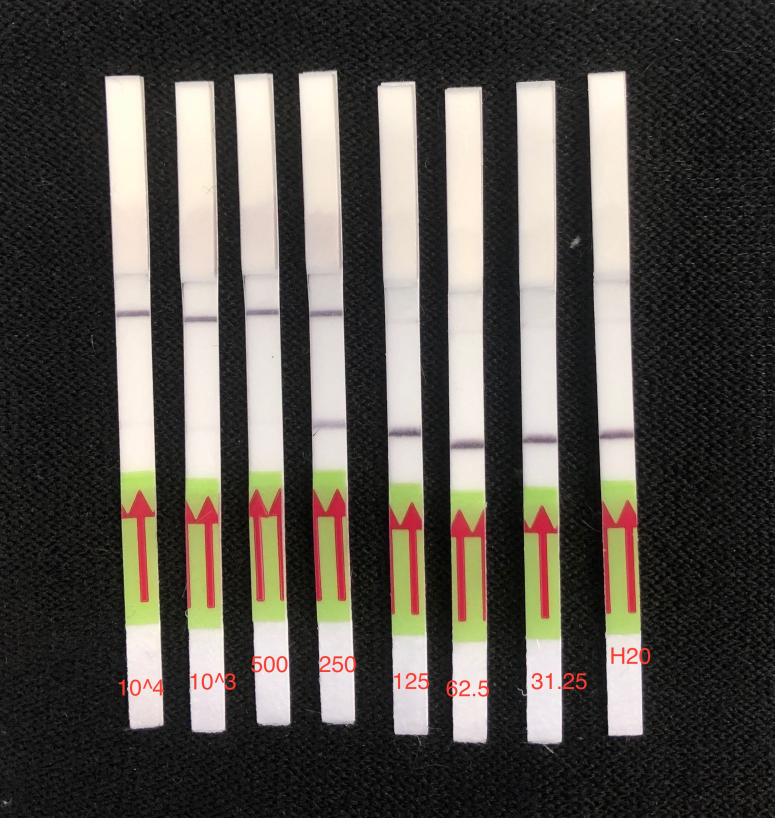
#> input picture notebooks/images/N2_LOD_for_app_1_June202019.JPG, 2324 x 2453 px (shown at 1/3 size)
$ jupyter execute 'Strip Detection and Comparison v3b.ipynb'
#> lines starting #> are read from the running program, lines starting #| are printed output that depends on the picture; after the words box and inside, x2 and y2 are one past the last pixel; in counts of white or black regions, pixels touching at a corner belong together; long printed decimals are rounded
[cell 1]
import cv2
import imutils
import math
import numpy as np
from matplotlib import pyplot as plt

plt.rcParams['figure.figsize'] = [10, 10]

## Strip Detection & Comparison

This script takes a raw picture of the strips, detects the sensible regions of the strips, and compares all the strips with the right-most which is asummed to be the water control.

LOD tests

[cell 2]
filename = 'images/N2_LOD_for_app_1_June202019.JPG'
# filename = 'images/N2_LOD_for_app_2_June202019.JPG'
image = cv2.imread(filename)
#> image is the input picture: shape (2453, 2324, 3); mean B, G, R 74.9, 80.6, 85.3
image = cv2.GaussianBlur(image, (5,5), 0)
plt.imshow(cv2.cvtColor(image, cv2.COLOR_BGR2RGB))

[cell 3]
# Parameters

# TODO: All of these should normalized as a function of the image resolution and expected size of the strips

w = image.shape[0]
h = image.shape[1]

# The Y value above which the top of the strip should be
maxTopY = int(w * 0.2)

# The Y value above which the begining of the sensitive part of the strip should be
maxCenterY = int(w * 0.65)

# Minimum area of the colored center box in the strip
minCenterBoxArea = 50000

# Maximum area of the colored center box in the strip
maxCenterBoxArea = 60000

# Minimum area of the top strip boxes
minTopBoxArea = 25000

# Maximum of the top strip boxes
maxTopBoxArea = 300000

# Minimum intensity for binary thresholding of the top portion of the strips
minStripThreshold = 190

# Sensitive area of the strip
stripWidth = 200
stripHeight = 2000
stripHoldY = 850
maxPeakAlign = 50

# Percentage of the margins to be removed
marginFraction = 0.2

# Times the standard deviation of the mean intensity to detect a peak in first pass
peakSTDScale = 4

# If true, the threshold for detection is not calculated per sample, we just the detectionTreshold value
useLowConcentrationTreshold = True

# Times the standard deviation of the mean intensity to detect a peak in the final normalized data
peakSTDScaleNorm = 20

# Detection threshold derived from the low concentration samples
detectionTreshold = 25

# Default peak position to use when the control does not have a positive band
defPeakPosition = 360

# Maximum position for the peak of the control's positive band
maxControlPeakPos = 390

# Red is at the beginning/end of the hue range, so it covers the [0-15] and the [170, 180] (hue in OpenCV varies
# between 0 and 180 degrees)
lower_red1 = np.array([0, 50, 50])
upper_red1 = np.array([15, 255, 255])
lower_red2 = np.array([170, 50, 50])
upper_red2 = np.array([180, 255, 255])

# Green is between 20 and 90 (these ranges can be adjusted)
lower_green = np.array([20, 50, 50])
upper_green = np.array([90, 255, 255])

[cell 4]
# Some utilities

def makeOrderedBox(rect):
    box0 = cv2.boxPoints(rect)
    box0 = np.int0(box0)

    xval = [pt[0] for pt in box0]
    yval = [pt[1] for pt in box0]

    x0 = np.mean(xval)
    y0 = np.mean(yval)

    angles = []
    for i in range(0, len(box0)):
        xi = box0[i][0]
        yi = box0[i][1]
        x = xi - x0
        y = yi - y0
        a = np.arctan2(y, x)
        val = [a, i]
        angles += [val]

    angles.sort(key=lambda val: val[0], reverse=False)
    box = np.array([box0[val[1]] for val in angles])

    return box

def boxMinX(box):
    return min([pt[0] for pt in box])

def boxMaxX(box):
    return max([pt[0] for pt in box])

def boxMinY(box):
    return min([pt[1] for pt in box])

def boxMaxY(box):
    return max([pt[1] for pt in box])

def boxArea(box):
    x0 = np.mean([pt[0] for pt in box])
    y0 = np.mean([pt[1] for pt in box])
    p0 = np.array([x0, y0])

    area = 0
    n = len(box)
    for i in range(0, n):
        p1 = box[i]
        if i < n - 1:
            p2 = box[i + 1]
        else:
            p2 = box[0]

        # Heron's Formula
        a = np.linalg.norm(p1-p0)
        b = np.linalg.norm(p2-p0)
        c = np.linalg.norm(p1-p2)
        s = (a + b + c) / 2
        triarea = np.sqrt(s * (s - a) * (s - b) * (s - c))

        area += triarea

    return area

[cell 5]
# Processing Step 1: detecting the colored area in the strips

# First, convert the image to HSV color space, which makes the color detection straightforward
hsv = cv2.cvtColor(image, cv2.COLOR_BGR2HSV)
#> hsv: shape (2453, 2324, 3); mean H, S, V 30.1, 22.9, 86.3

# These strips have red arrows on a green background, so we define two masks, one for red and the other for green

red_mask1 = cv2.inRange(hsv, lower_red1, upper_red1)
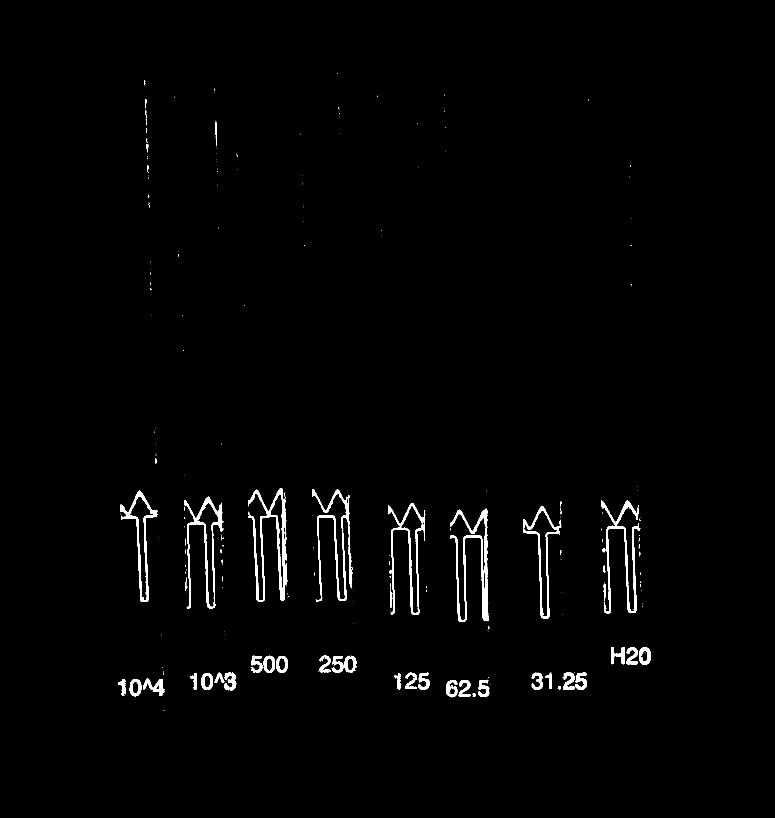
#> red_mask1: shape (2453, 2324) (shown at 1/3 size); 1.3% white; 271 white regions (214 under 20 px), largest, box (x1, y1, x2, y2) and area: (745, 1465, 864, 1805) 8684, (1350, 1526, 1466, 1865) 8305, (936, 1467, 1058, 1805) 6316
red_mask2 = cv2.inRange(hsv, lower_red2, upper_red2)
#> red_mask2: shape (2453, 2324); 1.3% white; 412 white regions (383 under 20 px), largest, box (x1, y1, x2, y2) and area: (936, 1481, 1038, 1800) 12040, (1350, 1542, 1458, 1860) 8786, (1570, 1531, 1672, 1850) 7249

red_mask = red_mask1 + red_mask2
#> red_mask: shape (2453, 2324); 2.6% white; 287 white regions (236 under 20 px), largest, box (x1, y1, x2, y2) and area: (936, 1467, 1059, 1805) 18383, (744, 1465, 864, 1805) 18218, (1803, 1500, 1921, 1840) 17827
green_mask = cv2.inRange(hsv, lower_green, upper_green)
#> green_mask: shape (2453, 2324); 4.6% white; 90 white regions (66 under 20 px), largest, box (x1, y1, x2, y2) and area: (363, 1551, 489, 1878) 27779, (1571, 1600, 1687, 1919) 27562, (1173, 1591, 1284, 1908) 23690

mask = red_mask + green_mask
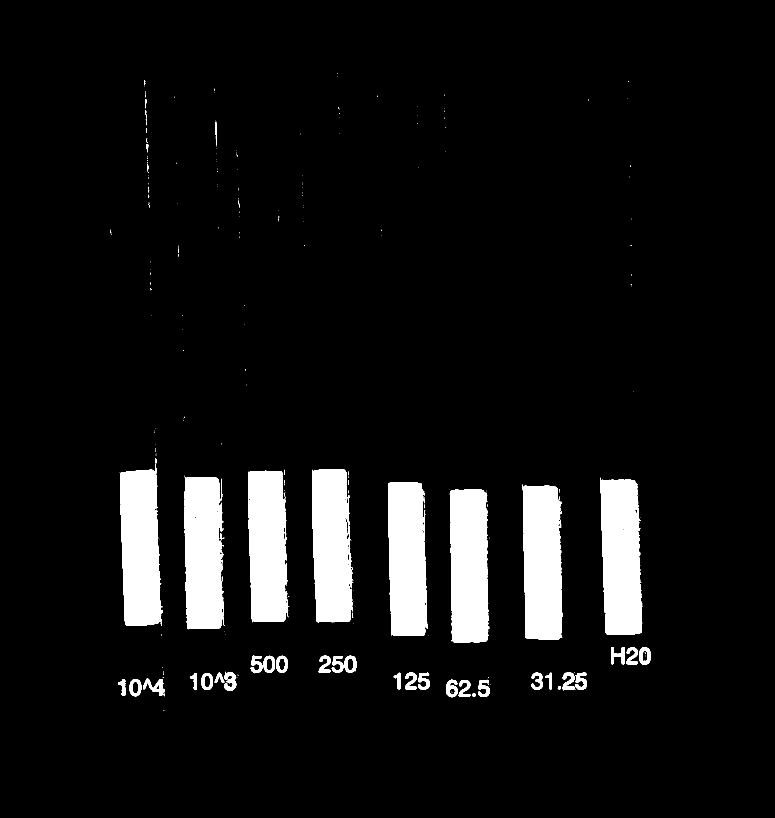
#> mask: shape (2453, 2324) (shown at 1/3 size); 7.3% white; 331 white regions (275 under 20 px), largest, box (x1, y1, x2, y2) and area: (1800, 1433, 1927, 1904) 49922, (359, 1392, 489, 1878) 49508, (1568, 1453, 1687, 1919) 49412

plt.imshow(cv2.cvtColor(mask, cv2.COLOR_GRAY2RGB))

[cell 6]
# Processing Step 2: determining the bounding boxes for the colored areas

cnts = cv2.findContours(mask, cv2.RETR_EXTERNAL, cv2.CHAIN_APPROX_SIMPLE)
#> cnts = 327 contours, 285 with area under 20; largest, box (x1, y1, x2, y2) and area: (1800, 1433, 1927, 1904) 50315, (359, 1392, 489, 1878) 49565, (1568, 1453, 1687, 1919) 49376, (1349, 1468, 1468, 1928) 49022, (553, 1429, 672, 1888) 47832
cnts = imutils.grab_contours(cnts)

# Create a copy of the original image to draw the bounding boxes on
tmp = image.copy()

center_boxes = []
for c in cnts:
    M = cv2.moments(c)
    if M["m00"] == 0: continue

    rect = cv2.minAreaRect(c)
    box = makeOrderedBox(rect)

    area = boxArea(box)
    if area < minCenterBoxArea or maxCenterBoxArea < area: continue

    if maxCenterY < boxMinY(box): continue

    print("Found suitable center box")
    print(area)
    print(box)
    center_boxes += [box]

    tmp = cv2.drawContours(tmp, [box], 0, (0,0,255), 10)
    tmp = cv2.circle(tmp, (box[0][0], box[0][1]), 20, (255,0,0), -1)
#> this loop made 327 passes
#> (rect, box0 in makeOrderedBox, xval in makeOrderedBox, yval in makeOrderedBox, box, area) on passes 2, 5: (((1422, 2084.5), (9, 8), -90), [[1426, 2089], [1418, 2089], [1418, 2080], [1426, 2080]], [1426, 1418, 1418, 1426], [2089, 2089, 2080, 2080], [[1418, 2080], [1426, 2080], [1426, 2089], [1418, 2089]], 72), (((1677.5, 2063), (8, 9), -90), [[1682, 2067], [1673, 2067], [1673, 2059], [1682, 2059]], [1682, 1673, 1673, 1682], [2067, 2067, 2059, 2059], [[1673, 2059], [1682, 2059], [1682, 2067], [1673, 2067]], 72)
#> (printed output is left out)
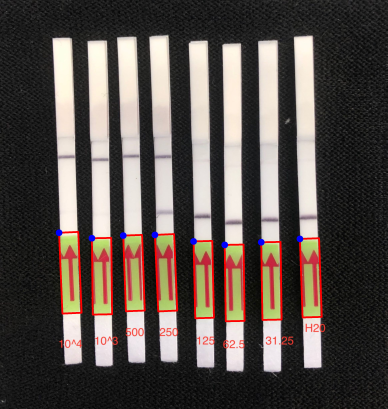
#> tmp: shape (2453, 2324, 3) (shown at 1/6 size); mean B, G, R 74.1, 79.2, 88.1
#> after the loop, center_boxes = 8 items

plt.imshow(cv2.cvtColor(tmp, cv2.COLOR_BGR2RGB))

[cell 7]
# Processing Step 3: binary thresholding of the entire image to extract the top part of the strips
ret, thresh = cv2.threshold(image, minStripThreshold, 255, cv2.THRESH_BINARY)
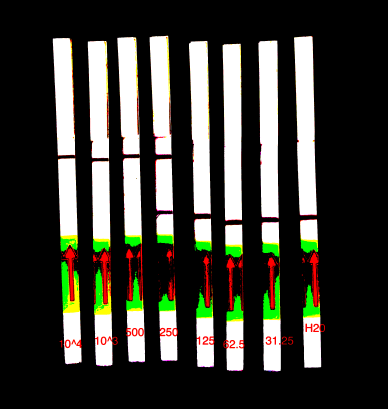
#> thresh: shape (2453, 2324, 3) (shown at 1/6 size); mean B, G, R 53.2, 60.6, 60.3
#> ret = 190

plt.imshow(cv2.cvtColor(thresh, cv2.COLOR_BGR2RGB))

[cell 8]
# Processing Step 4: detect boundary boxes for the top of the strips

grayscale = cv2.cvtColor(thresh, cv2.COLOR_BGR2GRAY)
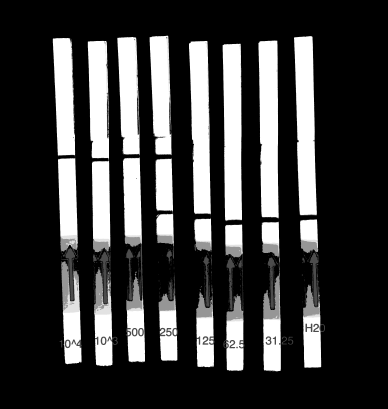
#> grayscale: shape (2453, 2324) (shown at 1/6 size); min 0, max 255, mean 59.7
cnts = cv2.findContours(grayscale, cv2.RETR_EXTERNAL, cv2.CHAIN_APPROX_SIMPLE)
#> cnts = 317 contours, 242 with area under 20; largest, box (x1, y1, x2, y2) and area: (527, 245, 663, 1622) 133387, (317, 228, 467, 1541) 132384, (1133, 245, 1269, 1513) 125608, (1764, 216, 1901, 1294) 113026, (1550, 243, 1672, 1313) 112999
cnts = imutils.grab_contours(cnts)

# Create a copy of the original image to draw the bounding boxes on
tmp = image.copy()

top_boxes = []
for c in cnts:
    M = cv2.moments(c)
    if M["m00"] == 0: continue

    rect = cv2.minAreaRect(c)
    box = makeOrderedBox(rect)

    area = boxArea(box)
    if area < minTopBoxArea or maxTopBoxArea < area: continue

    if maxTopY < boxMinY(box): continue

    print("Found suitable top box")
    print(area)
    print(box)
    top_boxes += [box]

    tmp = cv2.drawContours(tmp, [box], 0, (0,0,255), 10)
    tmp = cv2.circle(tmp, (box[0][0], box[0][1]), 20, (255,0,0), -1)
#> this loop made 317 passes
#> c on passes 4, 5, 9: [[1360, 1868]], [[1384, 1865], [1391, 1865]], [[1251, 1845], [1254, 1845]]
#> (printed output is left out)

plt.imshow(cv2.cvtColor(tmp, cv2.COLOR_BGR2RGB))

[cell 9]
# From:
# https://www.cs.hmc.edu/ACM/lectures/intersections.html

def intersectLines(pt1, pt2, ptA, ptB):
    """ this returns the intersection of Line(pt1,pt2) and Line(ptA,ptB)

        returns a tuple: (xi, yi, valid, r, s), where
        (xi, yi) is the intersection
        r is the scalar multiple such that (xi,yi) = pt1 + r*(pt2-pt1)
        s is the scalar multiple such that (xi,yi) = pt1 + s*(ptB-ptA)
            valid == 0 if there are 0 or inf. intersections (invalid)
            valid == 1 if it has a unique intersection ON the segment    """

    DET_TOLERANCE = 0.00000001

    # the first line is pt1 + r*(pt2-pt1)
    # in component form:
    x1, y1 = pt1;   x2, y2 = pt2
    dx1 = x2 - x1;  dy1 = y2 - y1

    # the second line is ptA + s*(ptB-ptA)
    x, y = ptA;   xB, yB = ptB;
    dx = xB - x;  dy = yB - y;

    # we need to find the (typically unique) values of r and s
    # that will satisfy
    #
    # (x1, y1) + r(dx1, dy1) = (x, y) + s(dx, dy)
    #
    # which is the same as
    #
    #    [ dx1  -dx ][ r ] = [ x-x1 ]
    #    [ dy1  -dy ][ s ] = [ y-y1 ]
    #
    # whose solution is
    #
    #    [ r ] = _1_  [  -dy   dx ] [ x-x1 ]
    #    [ s ] = DET  [ -dy1  dx1 ] [ y-y1 ]
    #
    # where DET = (-dx1 * dy + dy1 * dx)
    #
    # if DET is too small, they're parallel
    #
    DET = (-dx1 * dy + dy1 * dx)

    if math.fabs(DET) < DET_TOLERANCE: return (0,0,0,0,0)

    # now, the determinant should be OK
    DETinv = 1.0/DET

    # find the scalar amount along the "self" segment
    r = DETinv * (-dy  * (x-x1) +  dx * (y-y1))

    # find the scalar amount along the input line
    s = DETinv * (-dy1 * (x-x1) + dx1 * (y-y1))

    # return the average of the two descriptions
    xi = (x1 + r*dx1 + x + s*dx)/2.0
    yi = (y1 + r*dy1 + y + s*dy)/2.0
    return ( xi, yi, 1, r, s )

[cell 10]
# Processing Step 5: construct the boxes that enclose the sensitive strip area

# First, order the top and center boxes from left to right
top_boxes.sort(key=lambda box: box[0][0], reverse=False)
center_boxes.sort(key=lambda box: box[0][0], reverse=False)

# Create a copy of the original image to draw the bounding boxes on
tmp = image.copy()

assert(len(top_boxes) == len(center_boxes)), "Different number of top and center boxes"

num_boxes = len(top_boxes)

strip_boxes = []

for i in range(0, num_boxes):
    tbox = top_boxes[i]
    cbox = center_boxes[i]

    # [5 lines of commented-out code are left out]

    tp0, tp1, tp2, tp3 = tbox[3], tbox[0], tbox[1], tbox[2]
    cp0, cp1, cp2, cp3 = cbox[3], cbox[0], cbox[1], cbox[2]

    # The intersection of the lines defining the sides of the strip (tp1-tp0 and tp2-tp3)
    # with the top edge of the center box defines the bottom corners of the area of interest
    res1 = intersectLines(tp1, tp0, cp1, cp2)
    res2 = intersectLines(tp2, tp3, cp1, cp2)

    assert(res1[2] == 1 and res2[2] == 1), "Top and center boxes are not intersecting"

    p1 = np.array([int(round(res1[0])), int(round(res1[1]))])
    p2 = np.array([int(round(res2[0])), int(round(res2[1]))])

    sbox = np.array([p1, tp1, tp2, p2])
#     sbox = np.array([cp1, tp1, tp2, cp2])

    strip_boxes += [sbox]
    tmp = cv2.drawContours(tmp, [sbox], 0, (0, 0, 255), 10)

plt.imshow(cv2.cvtColor(tmp, cv2.COLOR_BGR2RGB))

[cell 11]
# Processing Step 6: Extract the strips into separate images

ref_box = np.array([[0, 0],[0, stripHeight],[stripWidth, stripHeight],[stripWidth, 0]], dtype=float)

raw_strip_images = []
for sbx in strip_boxes:
    h, status = cv2.findHomography(sbx, ref_box)
    img = cv2.warpPerspective(image, h, (stripWidth, stripHeight))
    raw_strip_images += [img]
#> this loop made 8 passes
#> sbx on passes 1 to 8: [[359, 1396], [315, 229], [429, 225], [473, 1391]], [[556, 1429], [525, 246], [641, 243], [671, 1427]], [[750, 1413], [703, 225], [817, 220], [862, 1409]], [[942, 1408], [896, 217], [1009, 213], [1055, 1404]], [[1168, 1448], [1132, 248], [1244, 244], [1280, 1445]], [[1351, 1469], [1335, 263], [1445, 261], [1461, 1467]], [[1569, 1453], [1549, 244], [1663, 242], [1683, 1451]], [[1797, 1433], [1763, 218], [1876, 215], [1911, 1429]]
#> pass 1, `img = cv2.warpPerspective(image, h, (stripWidth, stripHeight))`:
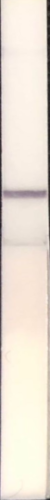
#> img: shape (2000, 200, 3) (shown at 1/4 size); mean B, G, R 213.2, 225, 235.1

[cell 12]
# Processing Step 7: Crop the images to remove the grip of the strips, and the vertical borders

norm_strip_images = []

fig, plots = plt.subplots(1, len(raw_strip_images))
idx = 0
for img in raw_strip_images:
    # Crop out the top and the bottom parts of the strip, and applying bilateral filtering for smoothing
    # https://opencv-python-tutroals.readthedocs.io/en/latest/py_tutorials/py_imgproc/py_filtering/py_filtering.html
    x0 = int(marginFraction * stripWidth)
    x1 = int((1 - marginFraction) * stripWidth)
    y0 = 0
    y1 = stripHoldY

    crop = img[y0:y1, x0:x1]
    nimg = cv2.bilateralFilter(crop, 9, 75, 75)
    norm_strip_images += [nimg]

    vimg = cv2.flip(nimg, 0)
    plots[idx].imshow(cv2.cvtColor(vimg, cv2.COLOR_BGR2RGB))
    idx += 1
#> this loop made 8 passes

[cell 13]
# Processing Step 8: Plot all intensities

fig, plots = plt.subplots(len(norm_strip_images))
plt.subplots_adjust(top=1.5, hspace=0.5)
idx = len(norm_strip_images) - 1
for img in norm_strip_images:
    data = img.astype('int32')
    nrows = data.shape[0]
    values = np.array([])
    for r in range(0, nrows):
        values = np.append(values, 255 - np.mean(data[r]))
    plots[idx].plot(values)
    if idx == 0:
        plots[idx].set_title("CONTROL")
    else:
        plots[idx].set_title("STRIP " + str(idx))
    idx -= 1

[cell 14]
# Processing Step 9: Compare all test images with the control image (last)

def getPeak(data, start, scale):
    nrows = data.shape[0]
    values = np.array([])
    for r in range(0, nrows):
        values = np.append(values, np.mean(data[r]))

    v = values[start:-1]
    mean = np.mean(v[0:int(len(v)/2)])
    std = np.std(v[0:int(len(v)/2)])

    i = np.argmin(v)
    peak = np.min(v)
    if start == 0: print(scale * std)
    if peak < mean - scale * std:
        return i, peak, v
    else:
        return None, None, v

def predict(data, thres):
    nrows = data.shape[0]
    values = np.array([])
    for r in range(0, nrows):
        values = np.append(values, np.mean(data[r]))

    v = values[0:-1]
    mean = np.mean(v[0:int(len(v)/2)])
    std = np.std(v[0:int(len(v)/2)])

    i = np.argmin(v)
    peak = np.min(v)
    if peak < mean - thres:
        return i, peak, v
    else:
        return None, None, v


ctrl_img = norm_strip_images[-1]

# Convert from uint8 to int32 so we can get negative values
ctrl_data = ctrl_img.astype('int32')
half = int(ctrl_data.shape[0]/2)
ctrl_pk_idx, ctrl_pk_val, ctrl_all_val = getPeak(ctrl_data, half, peakSTDScale)
ctrl_max = max(ctrl_all_val)
print("CONTROL")
if ctrl_pk_idx and ctrl_pk_idx < maxControlPeakPos:
    print("  Found peak in control at", ctrl_pk_idx, "with a value of", ctrl_pk_val)
#|   Found peak in control at 348 with a value of 225.042
else:
    print("  No peak found in control")
    ctrl_pk_idx = defPeakPosition

fig, plots = plt.subplots(len(norm_strip_images) - 1)
plt.subplots_adjust(top=1.5, hspace=0.5)

idx = len(norm_strip_images) - 2
for test_img in norm_strip_images[0:-1]:
    test_data = test_img.astype('int32')
    test_pk_idx, test_pk_val, test_all_val = getPeak(test_data, half, peakSTDScale)
    test_max = max(test_all_val)
    offset = ctrl_max - test_max

    print("STRIP", idx + 1)
    if test_pk_idx:
        print("  Found peak at", test_pk_idx, "with a value of", test_pk_val)
    else:
        print("  No peak found")

    if test_pk_idx and ctrl_pk_idx and test_pk_idx != ctrl_pk_idx:
        idx_diff = test_pk_idx - ctrl_pk_idx
        if idx_diff < maxPeakAlign:
            print("  Need to align peaks by", idx_diff)
            # Very inefficient way of doing this...
            rows = []
            for i in range(half, ctrl_data.shape[0]):
                if i + idx_diff < test_data.shape[0]:
                    d = test_data[i + idx_diff] - ctrl_data[i] + offset
                    rows.append(d)
        else:
            print("  Cannot match with control - NEGATIVE")
            continue

        diff = np.array(rows)
    else:
        # No alignment is needed
        diff = test_data - ctrl_data + offset
        diff = diff[half:-1]

    # Another possibility could be to use OpenCV's image integrals:
    # http://www.aishack.in/tutorials/integral-images-opencv/

    values = np.array([])
    nrows = diff.shape[0]
    for r in range(0, nrows):
        m = -np.mean(diff[r])
        values = np.append(values, m)

    if useLowConcentrationTreshold:
        pk_idx, pk_val, all_val = predict(-values, detectionTreshold)
    else:
        pk_idx, pk_val, all_val = getPeak(-values, 0, peakSTDScaleNorm)

    if pk_idx:
        print("  Normalized peak value:", -pk_val, "- POSITIVE")
    else:
        print("  No peak after normalization - NEGATIVE")

    plots[idx].set_ylim([-30, 150])
    plots[idx].set_title("STRIP " + str(idx + 1))
    plots[idx].plot(values)
    idx -= 1
#> this loop made 7 passes
#> (printed output is left out)
#> pass 1, `diff = np.array(rows)`:
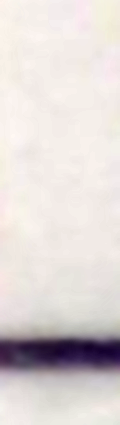
#> diff: shape (425, 120, 3) float64; mean of channels 0, 1, 2 -10.93, -10.18, -7; drawn with min black and max white
#> after the loop:
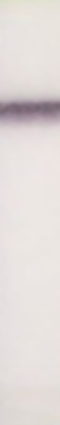
#> test_data: shape (850, 120, 3) int32 (shown at 1/2 size); mean of channels 0, 1, 2 217.6, 219.8, 226.3; drawn as B, G, R
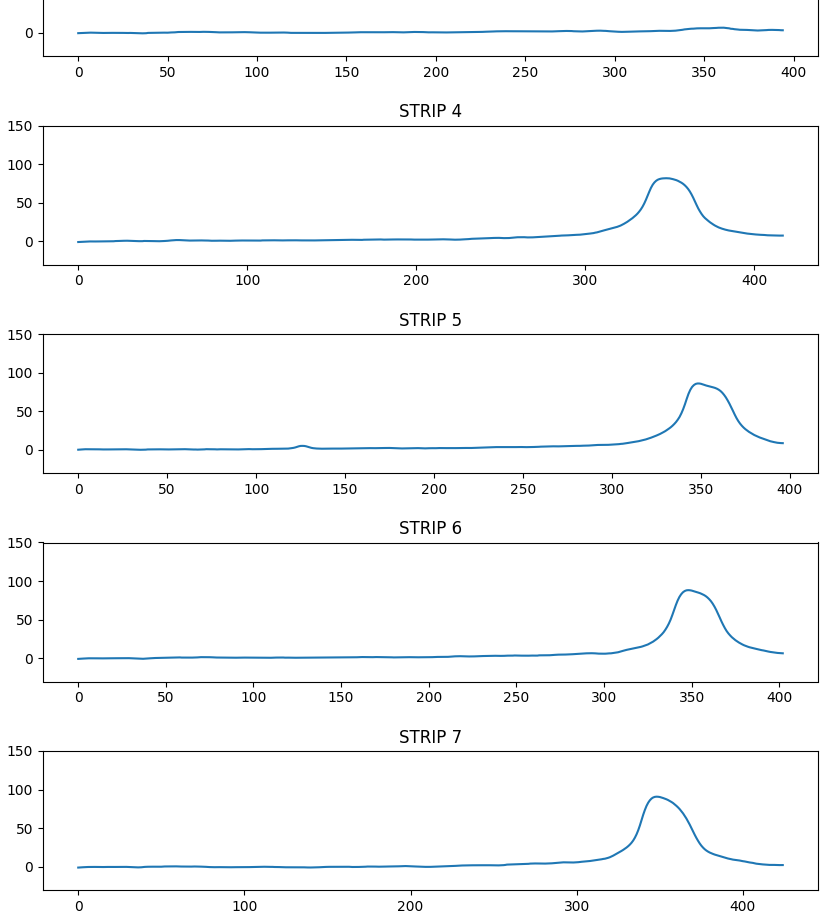
#> figure drawn by matplotlib, 6 panels; panel 1: curve peaks at x = 359, y = 3.27; panel 2: curve peaks at x = 361, y = 6.64; panel 3: curve peaks at x = 348, y = 81.72; panel 4: curve peaks at x = 349, y = 85.92
